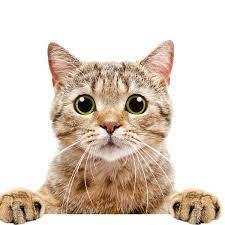
#> input picture Reading_Images_&_Videos/Image/Cat_1.jpg, 225 x 225 px
$ python 'Drawing_shapes_&_putting_text.py'
#> lines starting #> are read from the running program, lines starting #| are printed output that depends on the picture
import cv2 as cv
import numpy as np

# Blank Image
# dtype = data type of an image
# Give size of height, width, and the number of colour channels
blank = np.zeros((500,500, 3), dtype = 'uint8')

img = cv.imread('Image/Cat_1.jpg')
#> img is the input picture: shape (225, 225, 3); mean B, G, R 197, 209.1, 222.5


# Paint image a certain colour
# [:] = reference all the pixels and set them a certain colour
blank[:] = 0,255,0
cv.imshow('Cat', blank)
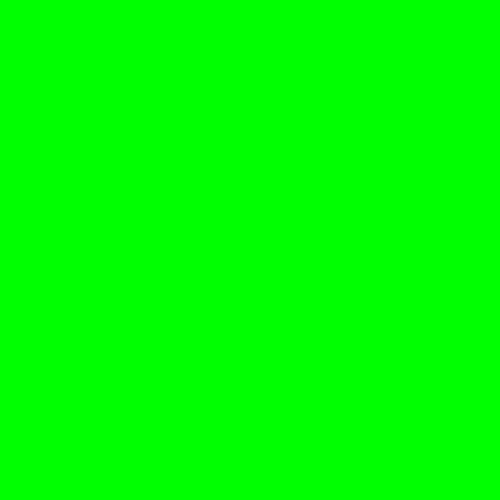
#> window 'Cat': shape (500, 500, 3); mean B, G, R 0, 255, 0
# Set certain colour to certain pixel
blank[200:300, 300:400] = 0,0,255

# Draw a Rectangle Method
# Takes 2 points
cv.rectangle(blank, (0,0), (255, 255), (255, 0, 0), thickness=2)
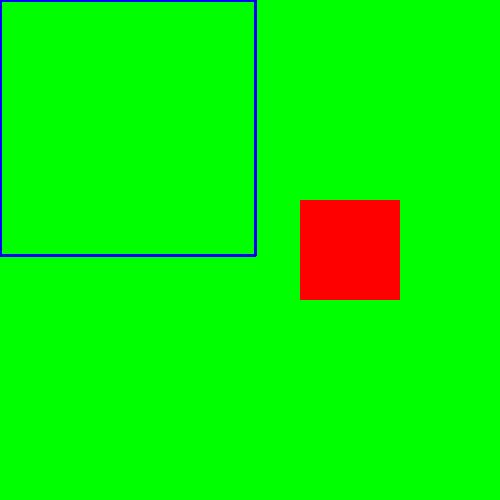
#> blank: shape (500, 500, 3); mean of channels 0, 1, 2 2.6, 242.2, 10.2; drawn as B, G, R
cv.imshow('Bob', blank)

# Fill Rectangle
cv.rectangle(blank, (0,0), (255, 255), (255, 0, 0), thickness=cv.FILLED)
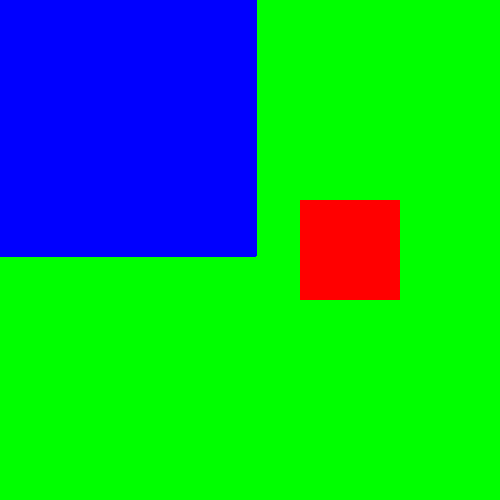
#> blank: shape (500, 500, 3); mean of channels 0, 1, 2 67.4, 177.4, 10.2; drawn as B, G, R
cv.imshow('Fill', blank)

# Draw A Circle
# 2nd parameter is pos centre of circle
cv.circle(blank, (370, 370), 30, (255,0,0), 4)
cv.imshow('Circle', blank)

# Draw a line
cv.line(blank, (100,100), (200,200), (0,255,255), 4)
cv.imshow('line', blank)

# Write Text
# org = position of text
# fontFAce = Type of Font
# scale = Size of text
cv.putText(blank, "LoL", (300,200), fontScale=1, color=(200,200,200), thickness=2, fontFace=cv.FONT_HERSHEY_TRIPLEX)
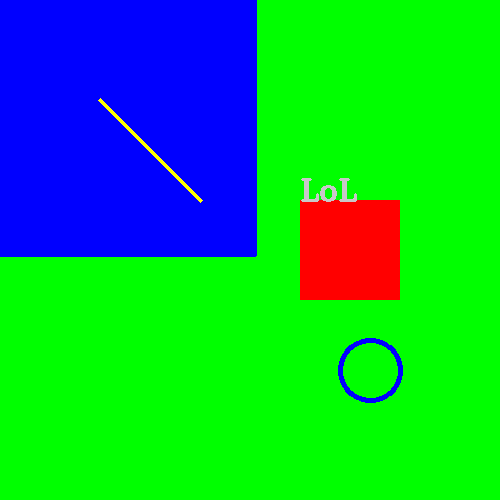
#> blank: shape (500, 500, 3); mean of channels 0, 1, 2 68.2, 177, 11.1; drawn as B, G, R
cv.imshow('Text', blank)

cv.waitKey(0)
